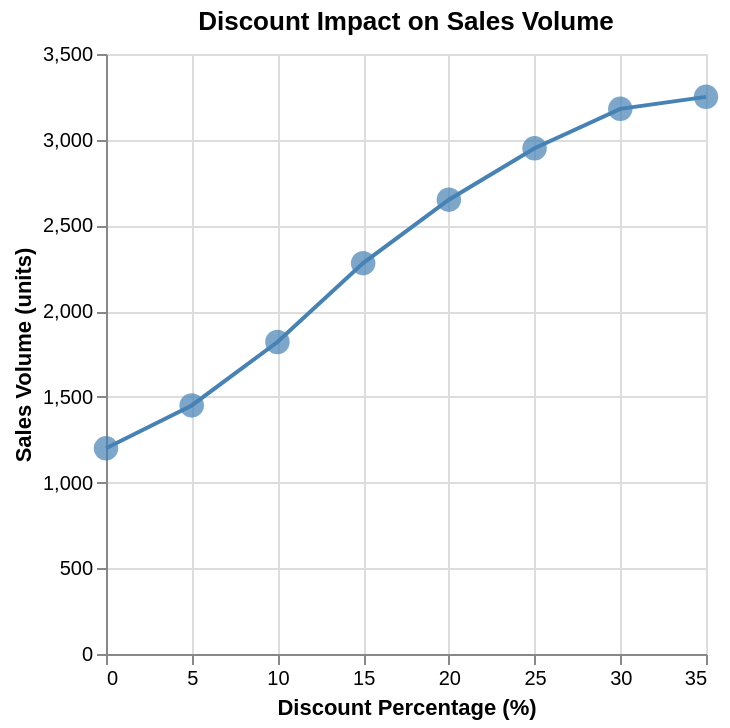

The specification (Vega-Lite) saved for this image:
### Vega-Lite specification from a JSON file in a GitHub repository (floating-point values rounded to 4 significant figures)
{"$schema": "https://vega.github.io/schema/vega-lite/v6.json", "description": "Discount impact on sales volume", "layer": [{"mark": {"type": "line", "color": "steelblue"}, "encoding": {"x": {"field": "discount", "type": "quantitative", "axis": {"title": "Discount Percentage (%)"}}, "y": {"field": "sales", "type": "quantitative", "axis": {"title": "Sales Volume (units)"}}}}, {"mark": {"type": "circle", "size": 150, "color": "steelblue"}, "encoding": {"x": {"field": "discount", "type": "quantitative"}, "y": {"field": "sales", "type": "quantitative"}, "tooltip": [{"field": "discount", "type": "quantitative", "title": "Discount %", "format": ".0f"}, {"field": "sales", "type": "quantitative", "title": "Sales", "format": ",.0f"}]}}], "data": {"values": [{"discount": 0, "sales": 1200}, {"discount": 5, "sales": 1450}, {"discount": 10, "sales": 1820}, {"discount": 15, "sales": 2280}, {"discount": 20, "sales": 2650}, {"discount": 25, "sales": 2950}, {"discount": 30, "sales": 3180}, {"discount": 35, "sales": 3250}]}, "title": "Discount Impact on Sales Volume"}
